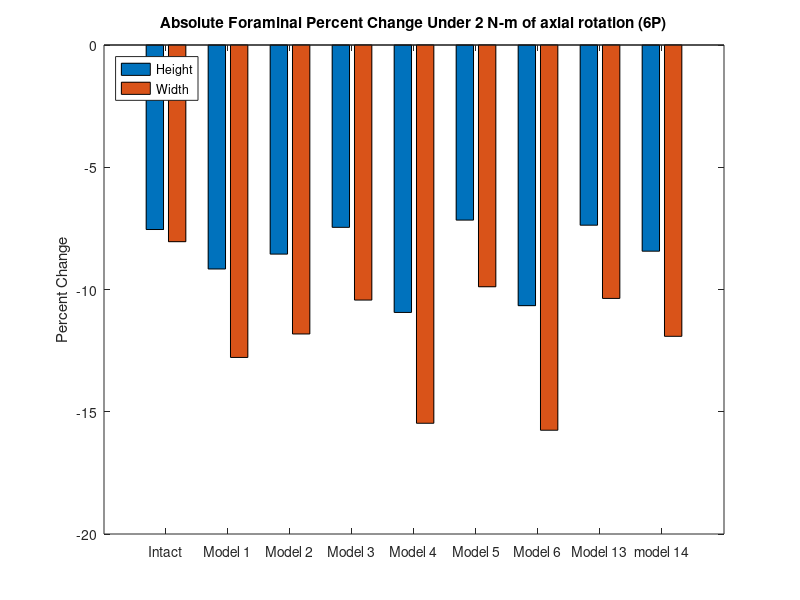
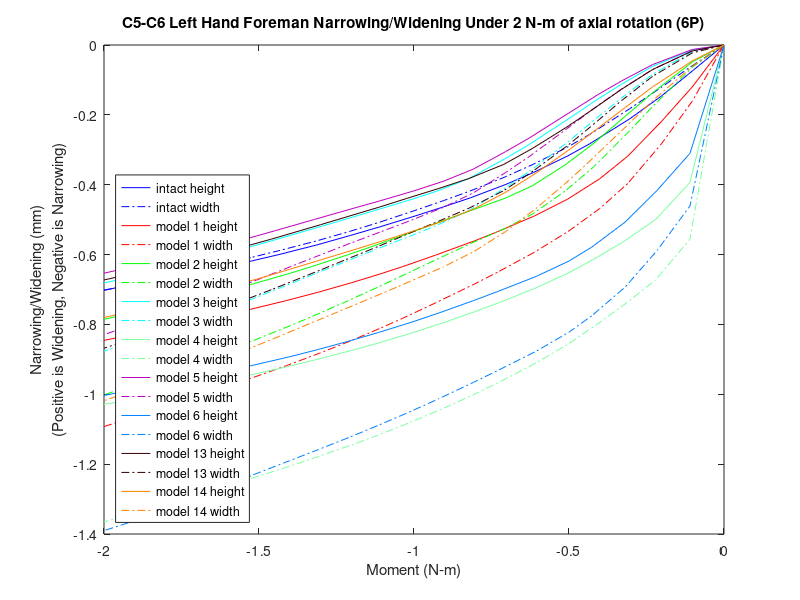

Reproduce these figures in MATLAB, in order.
%% foreman height and witdth narrowing/widening 
% for all models for the c5-c6 left hand side foreman under axial rotation
% (6p)
% 36572,16215,31500,37435
k=21;
zero1=[0 0 0 0 0 0 0 0 0 0 0 0 0 0 0 0 0 0 0 0 0];

mag15y=zero1;
mag15x=zero1;
width15=zero1;
height15=zero1;

mag14y=zero1;
mag14x=zero1;
width14=zero1;
height14=zero1;

mag13y=zero1;
mag13x=zero1;
width13=zero1;
height13=zero1;

mag6y=zero1;
mag6x=zero1;
width6=zero1;
height6=zero1;

mag5y=zero1;
mag5x=zero1;
width5=zero1;
height5=zero1;

mag4y=zero1;
mag4x=zero1;
width4=zero1;
height4=zero1;

mag3y=zero1;
mag3x=zero1;
width3=zero1;
height3=zero1;


mag2y=zero1;
mag2x=zero1;
width2=zero1;
height2=zero1;

mag1y=zero1;
mag1x=zero1;
width1=zero1;
height1=zero1;
% 36572,16215,31500,37435
%% model15_intact_TLC_6P
t15=[2 2.0575 2.10171 2.15243 2.21614 2.25202 2.3077 2.35301 2.40975 2.45206 2.50317 2.55517 2.6029 2.65687 2.71794 2.76183 2.80173 2.85494 2.90035 2.95138 3];

% 36572
aa1=12.3763+[0.111599 0.267939 0.354002 0.455544 0.601201 0.683025 0.819847 0.929983 1.05463 1.13597 1.22168 1.29772 1.3621 1.42754 1.49316 1.5361 1.57325 1.61918 1.6553 1.69239 1.7242];
aa2=446.738+[0.535552 0.377718 0.487606 0.694395 0.99369 1.16128 1.38826 1.54381 1.71009 1.81307 1.92062 2.01629 2.08826 2.15433 2.21349 2.25031 2.2812 2.31726 2.34499 2.37349 2.39735];
aa3=-714.659+[-0.774879 -0.959394 -1.04719 -1.12925 -1.24732 -1.31117 -1.41888 -1.51432 -1.61983 -1.68686 -1.75867 -1.82479 -1.88065 -1.93515 -1.98785 -2.02165 -2.05053 -2.08561 -2.1131 -2.14102 -2.16447];

% 16215
ab1=12.1679+[0.223784 0.51704 0.670018 0.835896 1.06376 1.186 1.38395 1.54372 1.72282 1.83856 1.95873 2.06355 2.15054 2.2371 2.32134 2.37554 2.42255 2.48057 2.52632 2.57268 2.61223 ];
ab2=446.385+[0.866838 0.654571 0.79553 1.05626 1.43496 1.64736 1.93706 2.14133 2.35673 2.48864 2.62826 2.75615 2.85395 2.94295 3.02194 3.07137 3.1127 3.16019 3.19724 3.23487 3.26526];
ab3=-705.203+[-0.935817 -1.20386 -1.35545 -1.5031 -1.6941 -1.79492 -1.95389 -2.08729 -2.23508 -2.33019 -2.43442 -2.53215 -2.61552 -2.69965 -2.78234 -2.83594 -2.88139 -2.93742 -2.98224 -3.02874 -3.06876];

% 31500
ac1=9.70641+[0.238644 0.562607 0.747333 0.949581 1.21989 1.36409 1.59133 1.77087 1.97301 2.10494 2.24383 2.3671 2.47006 2.57418 2.67768 2.74536 2.80449 2.87831 2.93748 2.99871 3.05214];
ac2=444.062+[0.758958 0.509004 0.608233 0.821442 1.14361 1.32723 1.57797 1.75464 1.94035 2.05338 2.17248 2.28116 2.36318 2.43637 2.49975 2.53888 2.57134 2.60786 2.63594 2.66409 2.68616];
ac3=-707.068+[-0.814455 -1.07212 -1.20751 -1.33489 -1.49755 -1.58305 -1.71915 -1.83388 -1.96298 -2.04777 -2.14181 -2.2307 -2.30754 -2.3869 -2.46709 -2.51988 -2.56515 -2.62183 -2.66765 -2.71593 -2.75843];

% 37435
ad1=16.2708+[0.132811 0.306741 0.388875 0.48257 0.620068 0.697289 0.830645 0.941264 1.06535 1.14525 1.22845 1.30136 1.36295 1.4245 1.48502 1.52406 1.55757 1.59842 1.62997 1.66165 1.68809 ];
ad2=449.059+[0.698641 0.555857 0.705206 0.961012 1.32605 1.529 1.80528 1.99732 2.2027 2.33006 2.46339 2.58266 2.6733 2.75707 2.83284 2.8802 2.92029 2.9675 3.00411 3.04181 3.07346];
ad3=-710.186+[-0.884108 -1.09223 -1.19903 -1.30278 -1.4532 -1.53473 -1.67043 -1.78983 -1.92046 -2.00234 -2.08908 -2.16821 -2.23415 -2.29703 -2.35621 -2.39351 -2.42522 -2.46311 -2.49232 -2.52139 -2.54507];

ya1=aa1-ab1;
ya2=aa2-ab2;
ya3=aa3-ab3;
xa1=ad1-ac1;
xa2=ad2-ac2;
xa3=ad3-ac3;
x15=[xa1',xa2',xa3'];
y15=[ya1',ya2',ya3'];

for n=1:k
    mag15x(n)=sqrt(x15(n,1)^2+x15(n,2)^2+x15(n,3)^2);
end
for n=1:k
    mag15y(n)=sqrt(y15(n,1)^2+y15(n,2)^2+y15(n,3)^2);
end
for n=1:k
    width15(n)=mag15x(1,1)-mag15x(1,n);
end
for n=1:k
    height15(n)=mag15y(1,1)-mag15y(1,n);
end

%% model1_slideslide_tether/S2_6P
t1=[2 2.05126 2.10091 2.15535 2.20061 2.25209 2.30561 2.36555 2.40191 2.4653 2.51879 2.5529 2.60117 2.65273 2.7052 2.76398 2.80076 2.87223 2.92223 2.95699 3];
% 36572
ae1=12.3763+[-0.296363 -0.273609 -0.250318 -0.195635 -0.0993911 0.0747359 0.284151 0.517044 0.647333 0.842433 0.981956 1.06123 1.16033 1.25236 1.33525 1.41743 1.46342 1.54204 1.58946 1.62073 1.65659];
ae2=446.738+[0.797079 0.611517 0.656084 0.832081 1.01233 1.17274 1.29205 1.37123 1.41676 1.49964 1.57146 1.61645 1.67643 1.73568 1.79039 1.84363 1.87264 1.92177 1.94996 1.96808 1.98778];
ae3=-714.659+[-0.615151 -0.917302 -1.02294 -1.11673 -1.18297 -1.26709 -1.37223 -1.50654 -1.5856 -1.71275 -1.80796 -1.86325 -1.93432 -2.00101 -2.06096 -2.11951 -2.1522 -2.20805 -2.24093 -2.26233 -2.28618];

% 16215
af1=12.1679+[-0.324978 -0.207262 -0.057042 0.145138 0.352587 0.63875 0.951808 1.28979 1.47766 1.7593 1.96061 2.07443 2.21681 2.3473 2.46362 2.57695 2.63974 2.74602 2.81 2.85248 2.90113];
af2=446.385+[1.47688 1.4179 1.53044 1.72959 1.9006 2.04853 2.15906 2.24033 2.28967 2.38956 2.48192 2.54119 2.62262 2.70498 2.78276 2.86091 2.9049 2.98136 3.02731 3.05737 3.09082];
af3=-705.203+[-0.848839 -1.27477 -1.48189 -1.67767 -1.8106 -1.95585 -2.11356 -2.2998 -2.40877 -2.5852 -2.72036 -2.79963 -2.90291 -3.00137 -3.09145 -3.18098 -3.23203 -3.32109 -3.37613 -3.4127 -3.45482];

% 31500
ag1=9.70641+[-0.300144 -0.168265 0.0075167 0.248701 0.493224 0.819684 1.16965 1.54021 1.74588 2.05632 2.2808 2.40882 2.57024 2.72027 2.85586 2.99022 3.06584 3.1964 3.27694 3.33082 3.39352];
ag2=444.066+[1.35021 1.25454 1.32264 1.47006 1.60043 1.70688 1.78052 1.82782 1.85893 1.92933 1.99862 2.04421 2.10777 2.17258 2.23387 2.29501 2.32909 2.38782 2.42244 2.44491 2.4694 ];
ag3=-707.086+[-0.716544 -1.11071 -1.28852 -1.46047 -1.58162 -1.71619 -1.86416 -2.03805 -2.14023 -2.30478 -2.4307 -2.50473 -2.60144 -2.69409 -2.77951 -2.86529 -2.9147 -3.00209 -3.05708 -3.09391 -3.13691];

% 37435
ah1=16.2708+[-0.32538 -0.288903 -0.257205 -0.203151 -0.112863 0.0569573 0.265757 0.504093 0.637467 0.836349 0.977377 1.05698 1.15598 1.24685 1.32771 1.40681 1.45049 1.52388 1.56706 1.59528 1.62711];
ah2=449.059+[0.940437 0.73943 0.816499 1.04557 1.27227 1.47762 1.63469 1.74815 1.81202 1.92583 2.02206 2.08163 2.16069 2.23848 2.31028 2.38045 2.41892 2.48435 2.5223 2.54687 2.57398];
ah3=-710.186+[-0.667767 -0.973466 -1.104 -1.22691 -1.31453 -1.42113 -1.54818 -1.70799 -1.80099 -1.95065 -2.06246 -2.1272 -2.21022 -2.28757 -2.35653 -2.42302 -2.45958 -2.52092 -2.55604 -2.57867 -2.60343 ];

xb1=ah1-ag1;
xb2=ah2-ag2;
xb3=ah3-ag3;
yb1=ae1-af1;
yb2=ae2-af2;
yb3=ae3-af3;
y1=[yb1',yb2',yb3'];
x1=[xb1',xb2',xb3'];

for n=1:k
    mag1x(n)=sqrt(x1(n,1)^2+x1(n,2)^2+x1(n,3)^2);
end
for n=1:k
    mag1y(n)=sqrt(y1(n,1)^2+y1(n,2)^2+y1(n,3)^2);
end
for n=1:k
    height1(n)=mag1y(1,1)-mag1y(1,n);
end
for n=1:k
    width1(n)=mag1x(1,1)-mag1x(1,n);
end
%% model2_SlideSlide_NoTether/S2_6P
t2=[2 2.05026 2.11433 2.15261 2.2098 2.25679 2.30943 2.35333 2.40624 2.4511 2.50404 2.55744 2.60598 2.66477 2.70156 2.77304 2.80429 2.86109 2.90333 2.95384 3];

% 36572
ai1=12.3763+[-0.24139 -0.243063 -0.278409 -0.301977 -0.329124 -0.327442 -0.274855 -0.190644 -0.0545634 0.0790371 0.249034 0.424801 0.580578 0.758998 0.862821 1.04486 1.11772 1.23917 1.31849 1.40244 1.47119 ];
ai2=446.738+[0.905469 0.846388 0.87477 0.935942 1.09689 1.27511 1.46613 1.60141 1.71479 1.78325 1.84024 1.88006 1.91365 1.95514 1.98093 2.02805 2.047 2.0782 2.09819 2.1196 2.1375];
ai3=-714.659+[-0.763679 -0.892386 -0.968467 -1.00516 -1.04845 -1.07905 -1.11529 -1.15626 -1.22937 -1.30073 -1.39063 -1.4876 -1.57777 -1.68421 -1.74786 -1.86411 -1.91225 -1.99424 -2.04823 -2.10574 -2.15359 ];

% 16215
aj1=12.1679+[-0.242242 -0.211968 -0.166732 -0.131589 -0.0635042 0.0164117 0.147492 0.291813 0.501413 0.696853 0.938419 1.18579 1.40383 1.65234 1.79698 2.05008 2.15049 2.317 2.42524 2.53989 2.63462];
aj2=446.385+[1.74178 1.72542 1.83883 1.94217 2.1427 2.33123 2.52488 2.65801 2.77403 2.84934 2.91802 2.96977 3.01221 3.063 3.09434 3.15314 3.17766 3.21989 3.24913 3.2822 3.31116];
aj3=-705.203+[-1.05161 -1.2297 -1.39816 -1.49557 -1.62949 -1.72498 -1.82252 -1.90058 -2.01046 -2.11426 -2.24349 -2.3802 -2.50537 -2.65223 -2.74007 -2.90049 -2.96638 -3.07891 -3.15431 -3.23656 -3.30675];

% 31500
ak1=9.70641+[-0.21745 -0.178381 -0.109712 -0.0560249 0.0470497 0.160502 0.329205 0.503301 0.744275 0.964132 1.23267 1.50527 1.74501 2.01874 2.17856 2.45985 2.57211 2.75953 2.88274 3.01473 3.12492];
ak2=444.066+[1.58819 1.5568 1.6319 1.70856 1.86555 2.01788 2.17435 2.27917 2.36393 2.41461 2.45595 2.48239 2.50407 2.53198 2.55014 2.58569 2.60087 2.62719 2.64549 2.66639 2.6849];
ak3=-707.086+[-0.881612 -1.05048 -1.19547 -1.27878 -1.39471 -1.47989 -1.56947 -1.64185 -1.74225 -1.83733 -1.95584 -2.0821 -2.1994 -2.33861 -2.42258 -2.57731 -2.64136 -2.75134 -2.82552 -2.90704 -2.9771 ];

% 37435
al1=16.2708+[-0.262384 -0.261869 -0.296824 -0.323227 -0.360227 -0.369846 -0.329067 -0.251088 -0.115997 0.0183351 0.190505 0.36979 0.529031 0.710977 0.816472 1.00061 1.07405 1.19589 1.27476 1.35746 1.42457];
al2=449.059+[1.06927 1.00477 1.05601 1.13817 1.34129 1.5596 1.79174 1.95888 2.10774 2.20296 2.28839 2.35416 2.4083 2.47213 2.51075 2.58021 2.60796 2.65375 2.68337 2.71505 2.74153];
al3=-710.186+[-0.835382 -0.962749 -1.05123 -1.09699 -1.15539 -1.19919 -1.24907 -1.3034 -1.39688 -1.48516 -1.59453 -1.71088 -1.81711 -1.94092 -2.01428 -2.14679 -2.20111 -2.29285 -2.35263 -2.41557 -2.4674];

xc1=al1-ak1;
xc2=al2-ak2;
xc3=al3-ak3;
yd1=ai1-aj1;
yd2=ai2-aj2;
yd3=ai3-aj3;
y2=[yd1',yd2',yd3'];
x2=[xc1',xc2',xc3'];

for n=1:k
    mag2x(n)=sqrt(x2(n,1)^2+x2(n,2)^2+x2(n,3)^2);
end
for n=1:k
    mag2y(n)=sqrt(y2(n,1)^2+y2(n,2)^2+y2(n,3)^2);
end
for n=1:k
    height2(n)=mag2y(1,1)-mag2y(1,n);
end
for n=1:k
    width2(n)=mag2x(1,1)-mag2x(1,n);
end

%% model3_APSlide_Tether/S2_6P
t3=[2 2.05126 2.11533 2.16533 2.20361 2.25315 2.31416 2.35262 2.41143 2.46244 2.50012 2.56211 2.62242 2.66 2.71937 2.76156 2.81214 2.87147 2.90272 2.95721 3];
% 36572
am1=12.3763+[-0.0625365 -0.0621528 -0.0911171 -0.129768 -0.162565 -0.209291 -0.265 -0.290988 -0.304268 -0.288649 -0.263061 -0.192402 -0.0964416 -0.0256169 0.0952623 0.18766 0.300706 0.437401 0.509861 0.636464 0.734581];
am2=446.738+[0.664822 0.654953 0.678761 0.732128 0.788423 0.891517 1.06765 1.1918 1.38268 1.53572 1.63703 1.77445 1.87233 1.91993 1.98447 2.02448 2.07072 2.12238 2.14882 2.1927 2.2248];
am3=-714.659+[-1.00175 -1.01304 -1.02393 -1.03415 -1.04027 -1.04499 -1.05126 -1.05742 -1.0665 -1.08803 -1.11003 -1.1535 -1.20363 -1.23868 -1.29719 -1.34248 -1.39952 -1.47188 -1.51107 -1.58148 -1.63781];
% 16215
an1=12.1679+[0.0741139 0.0811602 0.0813036 0.0796584 0.0781306 0.0768065 0.0825275 0.0946382 0.134696 0.192698 0.249369 0.370513 0.51492 0.615612 0.783213 0.908984 1.06189 1.24418 1.33999 1.50583 1.63349];
an2=446.385+[1.46322 1.46635 1.5426 1.64623 1.73847 1.88249 2.09362 2.2338 2.44365 2.60889 2.71859 2.87228 2.99276 3.05634 3.14699 3.20448 3.27039 3.34245 3.37903 3.43981 3.48499];
an3=-705.203+[-1.33312 -1.35882 -1.41958 -1.48415 -1.53531 -1.60255 -1.68309 -1.73151 -1.80071 -1.86029 -1.90613 -1.98635 -2.07268 -2.13015 -2.22435 -2.29486 -2.38155 -2.48613 -2.54164 -2.63929 -2.7166 ];
% 31500
ao1=9.70641+[0.100468 0.112691 0.128028 0.143357 0.156842 0.178806 0.218732 0.254264 0.331218 0.420062 0.498294 0.65247 0.826355 0.944407 1.13881 1.28288 1.45732 1.66413 1.77272 1.9605 2.10501];
ao2=444.066+[1.29841 1.29592 1.35189 1.43296 1.50627 1.62269 1.79672 1.91307 2.088 2.22507 2.31522 2.4388 2.5317 2.57891 2.64452 2.6852 2.7318 2.78266 2.80848 2.85124 2.88291];
ao3=-707.086+[-1.14938 -1.17423 -1.22666 -1.28153 -1.32523 -1.38288 -1.45332 -1.49633 -1.55984 -1.61505 -1.65747 -1.73124 -1.80958 -1.86166 -1.94727 -2.01189 -2.092 -2.18985 -2.24214 -2.33465 -2.4083];
% 37435
ap1=16.2708+[-0.0527419 -0.0544987 -0.0897015 -0.135542 -0.17536 -0.233898 -0.306937 -0.343886 -0.374145 -0.36938 -0.350111 -0.287251 -0.196294 -0.127472 -0.00905826 0.0823693 0.194593 0.330898 0.403187 0.529564 0.627466];
ap2=449.059+[0.808319 0.799363 0.835223 0.904577 0.975423 1.10273 1.31683 1.46672 1.69526 1.88105 2.00531 2.17709 2.30521 2.3703 2.46113 2.51855 2.58492 2.65887 2.69668 2.75956 2.80571];
ap3=-710.186+[-1.08969 -1.09926 -1.11058 -1.12291 -1.13071 -1.13839 -1.15086 -1.16209 -1.17799 -1.20895 -1.23885 -1.29585 -1.35976 -1.40368 -1.47614 -1.53136 -1.60028 -1.6864 -1.7327 -1.81514 -1.88038];

xe1=ap1-ao1;
xe2=ap2-ao2;
xe3=ap3-ao3;
yf1=am1-an1;
yf2=am2-an2;
yf3=am3-an3;
y3=[yf1',yf2',yf3'];
x3=[xe1',xe2',xe3'];

for n=1:k
    mag3x(n)=sqrt(x3(n,1)^2+x3(n,2)^2+x3(n,3)^2);
end
for n=1:k
    mag3y(n)=sqrt(y3(n,1)^2+y3(n,2)^2+y3(n,3)^2);
end
for n=1:k
    height3(n)=mag3y(1,1)-mag3y(1,n);
end
for n=1:k
    width3(n)=mag3x(1,1)-mag3x(1,n);
end


%% model4_APSlide_NoTether/S2_6P
t4=[2 2.05499 2.11058 2.16207 2.20435 2.25007 2.30324 2.36036 2.40263 2.45125 2.50837 2.56869 2.60135 2.66917 2.7073 2.76599 2.81551 2.85069 2.90069 2.95128 3];
% 36572
aq1=12.3763+[-0.215014 0.0905684 0.286714 0.422707 0.531627 0.653417 0.790251 0.93361 1.0293 1.12558 1.21994 1.30551 1.34788 1.42783 1.46954 1.52743 1.57203 1.60124 1.64032 1.67868 1.71209];
aq2=446.738+[0.808702 0.263743 0.362857 0.554854 0.7359 0.927273 1.13327 1.30296 1.40695 1.50659 1.60158 1.68607 1.72285 1.78468 1.81305 1.84822 1.87381 1.88984 1.90856 1.92343 1.93415];
aq3=-714.659+[0.194024 -1.18545 -1.3513 -1.43327 -1.49425 -1.56642 -1.65505 -1.76536 -1.83771 -1.90927 -1.97955 -2.04465 -2.07675 -2.13537 -2.16485 -2.20462 -2.2351 -2.25494 -2.28072 -2.30464 -2.32475];
% 16215
ar1=12.1679+[-0.403375 0.465 0.865437 1.11078 1.28803 1.47397 1.67677 1.88799 2.02702 2.16576 2.30138 2.424 2.48384 2.59492 2.65192 2.72939 2.78809 2.82614 2.87696 2.92678 2.96975];
ar2=446.385+[1.40349 0.909642 0.971585 1.15911 1.36338 1.60028 1.86155 2.09025 2.23298 2.37074 2.50274 2.62091 2.67365 2.76411 2.80673 2.8613 2.90243 2.92905 2.96166 2.98932 3.01037];
ar3=-705.203+[0.136572 -1.63139 -1.9087 -2.05874 -2.1691 -2.29173 -2.43075 -2.59029 -2.69664 -2.80491 -2.91484 -3.01803 -3.0692 -3.1645 -3.2134 -3.28064 -3.33286 -3.36759 -3.41406 -3.45859 -3.49747];
% 31500
as1=9.70641+[-0.371109 0.51959 0.96365 1.25026 1.4594 1.67568 1.90983 2.14831 2.30613 2.46555 2.62451 2.77076 2.84278 2.97848 3.04895 3.14664 3.22198 3.27166 3.33877 3.40488 3.46335];
as2=444.066+[1.26279 0.722112 0.732029 0.876351 1.04567 1.24658 1.47019 1.66427 1.78455 1.89956 2.00824 2.10456 2.14669 2.21718 2.24953 2.28963 2.31939 2.33834 2.36063 2.3784 2.39067];
as3=-707.086+[0.278094 -1.45405 -1.71443 -1.85525 -1.95458 -2.06098 -2.18091 -2.31924 -2.41261 -2.50923 -2.60937 -2.70504 -2.75327 -2.84478 -2.89253 -2.95952 -3.01221 -3.04765 -3.09571 -3.14242 -3.18432 ];
% 37435
at1=16.2708+[-0.248265 0.129375 0.334262 0.462164 0.56305 0.678722 0.810867 0.955187 1.05094 1.14616 1.23773 1.31959 1.35986 1.43471 1.47332 1.526 1.56599 1.59178 1.62584 1.65905 1.68726];
at2=449.059+[1.0122 0.383007 0.532597 0.771509 0.991505 1.2248 1.47713 1.6902 1.82159 1.94783 2.06874 2.17691 2.22465 2.30604 2.34388 2.39144 2.42646 2.44858 2.4751 2.49712 2.51364];
at3=-710.186+[0.112597 -1.28473 -1.48622 -1.58736 -1.66357 -1.75496 -1.86727 -2.0051 -2.09457 -2.18183 -2.26587 -2.34252 -2.3796 -2.44584 -2.4784 -2.52107 -2.55312 -2.57354 -2.59945 -2.62295 -2.6417];

xg1=at1-as1;
xg2=at2-as2;
xg3=at3-as3;
yh1=aq1-ar1;
yh2=aq2-ar2;
yh3=aq3-ar3;
y4=[yh1',yh2',yh3'];
x4=[xg1',xg2',xg3'];

for n=1:k
    mag4x(n)=sqrt(x4(n,1)^2+x4(n,2)^2+x4(n,3)^2);
end
for n=1:k
    mag4y(n)=sqrt(y4(n,1)^2+y4(n,2)^2+y4(n,3)^2);
end
for n=1:k
    height4(n)=mag4y(1,1)-mag4y(1,n);
end
for n=1:k
    width4(n)=mag4x(1,1)-mag4x(1,n);
end

%% model5_LatSlide_Tether/S2_6P
t5=[2 2.05126 2.11533 2.16533 2.20361 2.25315 2.31416 2.35262 2.40417 2.45195 2.50082 2.55529 2.60294 2.66047 2.7231 2.75435 2.80406 2.85412 2.94917 2.96167 3];
% 36572
au1=12.3763+[-0.0645383 -0.063943 -0.0902245 -0.12621 -0.157029 -0.201125 -0.254863 -0.280623 -0.295093 -0.285626 -0.256317 -0.200039 -0.131463 -0.0312498 0.0939447 0.159615 0.267686 0.380489 0.597547 0.626009 0.712588];
au2=446.738+[0.630243 0.621885 0.652279 0.712523 0.772656 0.877353 1.05123 1.17333 1.33913 1.4852 1.61939 1.74647 1.83419 1.91648 1.98678 2.0183 2.06593 2.11124 2.19138 2.20147 2.23096];
au3=-714.659+[-0.996715 -1.00808 -1.02123 -1.03431 -1.04252 -1.04916 -1.05584 -1.06168 -1.06883 -1.08549 -1.11241 -1.14886 -1.18624 -1.23661 -1.29689 -1.3287 -1.3827 -1.44147 -1.55972 -1.5756 -1.62485];
% 16215
av1=12.1679+[0.0479822 0.0544954 0.0533879 0.0510486 0.0491501 0.0472686 0.0516918 0.0620307 0.0923666 0.139418 0.207077 0.306087 0.411649 0.556379 0.730302 0.820254 0.967074 1.11858 1.40633 1.44372 1.55723];
av2=446.385+[1.48605 1.48846 1.56058 1.65937 1.7482 1.88868 2.09636 2.23572 2.42038 2.5801 2.72625 2.86689 2.9698 3.07438 3.1706 3.21505 3.28187 3.3444 3.45435 3.46832 3.50952];
av3=-705.203+[-1.34535 -1.3701 -1.42893 -1.49121 -1.54067 -1.60579 -1.68406 -1.73126 -1.79038 -1.84375 -1.90115 -1.96866 -2.03261 -2.11625 -2.21336 -2.26354 -2.34585 -2.43147 -2.59744 -2.61938 -2.68718];
% 31500
aw1=9.70641+[0.0756118 0.0872114 0.100882 0.115004 0.127704 0.148673 0.18678 0.220316 0.282748 0.358968 0.454842 0.58329 0.712773 0.88461 1.08668 1.19037 1.35846 1.53075 1.85702 1.89945 2.02814];
aw2=444.066+[1.31678 1.31373 1.36631 1.44343 1.51403 1.62767 1.79901 1.91482 2.06909 2.20227 2.32293 2.43706 2.51799 2.59731 2.66735 2.69926 2.74703 2.79148 2.86934 2.87924 2.90831];
aw3=-707.086+[-1.15639 -1.1804 -1.23144 -1.28471 -1.3272 -1.3833 -1.45185 -1.49373 -1.54788 -1.59741 -1.65054 -1.71291 -1.77128 -1.84722 -1.93553 -1.98146 -2.05743 -2.13731 -2.29395 -2.31478 -2.37934];
% 37435
ax1=16.2708+[-0.0552054 -0.0566791 -0.0887886 -0.131449 -0.168894 -0.224365 -0.295262 -0.332015 -0.361653 -0.363271 -0.342558 -0.293697 -0.229807 -0.133575 -0.0112192 0.0534139 0.160402 0.27259 0.488972 0.517333 0.603584];
ax2=449.059+[0.768975 0.761861 0.805687 0.88337 0.958793 1.08785 1.29903 1.44651 1.64509 1.82196 1.98626 2.14417 2.2568 2.36672 2.46471 2.50936 2.57697 2.64138 2.75544 2.76984 2.81201];
ax3=-710.186+[-1.08139 -1.0913 -1.10606 -1.12256 -1.13325 -1.14333 -1.15597 -1.16662 -1.17931 -1.204 -1.24097 -1.28918 -1.33742 -1.40106 -1.47586 -1.51489 -1.58042 -1.65071 -1.79008 -1.80865 -1.86584];

xi1=ax1-aw1;
xi2=ax2-aw2;
xi3=ax3-aw3;
yj1=au1-av1;
yj2=au2-av2;
yj3=au3-av3;
y5=[yj1',yj2',yj3'];
x5=[xi1',xi2',xi3'];

for n=1:k
    mag5x(n)=sqrt(x5(n,1)^2+x5(n,2)^2+x5(n,3)^2);
end
for n=1:k
    mag5y(n)=sqrt(y5(n,1)^2+y5(n,2)^2+y5(n,3)^2);
end
for n=1:k
    height5(n)=mag5y(1,1)-mag5y(1,n);
end
for n=1:k
    width5(n)=mag5x(1,1)-mag5x(1,n);
end


%% model6_LatSlide_NoTether/S2_6P
t6=[2 2.05486 2.10789 2.15953 2.21347 2.25039 2.30255 2.36524 2.40407 2.45974 2.50483 2.55731 2.60253 2.65367 2.70049 2.76158 2.81718 2.85019 2.90883 2.95766 3 ];
% 36572
ay1=12.3763+[-0.215017 -0.296128 -0.252323 -0.174345 -0.0218669 0.114686 0.323124 0.564439 0.699117 0.866222 0.981123 1.09844 1.18617 1.27299 1.34453 1.42748 1.49129 1.52828 1.58694 1.63124 1.66624 ];
ay2=446.738+[0.808829 0.540967 0.609904 0.786274 0.985773 1.09517 1.21864 1.31844 1.3761 1.45909 1.5274 1.60549 1.66712 1.73103 1.78361 1.84225 1.8859 1.90979 1.9467 1.97292 1.99265];
ay3=-714.659+[0.193483 -0.888601 -1.02774 -1.12445 -1.21183 -1.28029 -1.38764 -1.5296 -1.61315 -1.72401 -1.8038 -1.88748 -1.95161 -2.01554 -2.06785 -2.12752 -2.17311 -2.1995 -2.24081 -2.27112 -2.29444];
% 16215
az1=12.1679+[-0.403358 -0.230933 -0.0373534 0.18451 0.466494 0.682676 0.990269 1.33719 1.52927 1.76852 1.93316 2.10081 2.22615 2.35006 2.45198 2.57076 2.67407 2.72753 2.80862 2.86927 2.917];
az2=446.385+[1.40391 1.35708 1.48565 1.68075 1.87352 1.9763 2.09198 2.19505 2.26088 2.36373 2.4524 2.55565 2.6399 2.72879 2.80339 2.89008 2.95994 2.99778 3.05725 3.10069 3.13393];
az3=-705.203+[0.135333 -1.25839 -1.50574 -1.69594 -1.85795 -1.96898 -2.1241 -2.3163 -2.43024 -2.58335 -2.69584 -2.81479 -2.90778 -3.00236 -3.08089 -3.17208 -3.24516 -3.28708 -3.3543 -3.40557 -3.44645];
% 31500
ba1=9.70641+[-0.371091 -0.188153 0.0340046 0.294494 0.620806 0.865208 1.20854 1.58921 1.80007 2.06449 2.24865 2.43819 2.58134 2.72466 2.84389 2.98476 3.10775 3.17256 3.27337 3.35013 3.41172];
ba2=444.066+[1.26326 1.19362 1.27226 1.4168 1.56122 1.63496 1.71502 1.78306 1.82931 1.90582 1.97461 2.05639 2.12376 2.19508 2.25479 2.32362 2.37883 2.40836 2.45409 2.48682 2.51128];
ba3=-707.086+[0.276778 -1.09896 -1.31324 -1.48048 -1.62814 -1.73138 -1.87714 -2.05675 -2.16292 -2.30464 -2.40859 -2.51887 -2.60536 -2.6939 -2.76809 -2.85536 -2.92676 -2.96783 -3.03463 -3.08628 -3.12814 ];
% 37435
bb1=16.2708+[-0.248256 -0.314497 -0.260031 -0.181915 -0.0350834 0.0995348 0.307859 0.55477 0.692414 0.862535 0.978541 1.09605 1.1833 1.26864 1.33818 1.41774 1.47763 1.51228 1.56623 1.60626 1.63727 ];
bb2=449.059+[1.01233 0.658424 0.767278 0.99685 1.25088 1.39159 1.55315 1.68998 1.76828 1.87995 1.9701 2.07198 2.15217 2.23515 2.30354 2.38029 2.43794 2.46961 2.51882 2.55426 2.58128];
bb3=-710.186+[0.11204 -0.935946 -1.10612 -1.23265 -1.34628 -1.4313 -1.56112 -1.73029 -1.82908 -1.96038 -2.05478 -2.15357 -2.22901 -2.30367 -2.36422 -2.4323 -2.4831 -2.51227 -2.55702 -2.58922 -2.61343 ];

xk1=bb1-ba1;
xk2=bb2-ba2;
xk3=bb3-ba3;
yl1=ay1-az1;
yl2=ay2-az2;
yl3=ay3-az3;
y6=[yl1',yl2',yl3'];
x6=[xk1',xk2',xk3'];

for n=1:k
    mag6x(n)=sqrt(x6(n,1)^2+x6(n,2)^2+x6(n,3)^2);
end
for n=1:k
    mag6y(n)=sqrt(y6(n,1)^2+y6(n,2)^2+y6(n,3)^2);
end
for n=1:k
    height6(n)=mag6y(1,1)-mag6y(1,n);
end
for n=1:k
    width6(n)=mag6x(1,1)-mag6x(1,n);
end


%% model13_Fixed_Tether_S2_6P
t13=[2 2.05126 2.11533 2.16533 2.21533 2.25361 2.30816 2.35516 2.41122 2.46102 2.51245 2.55582 2.60999 2.65082 2.73015 2.7614 2.81853 2.85329 2.91154 2.95522 3];
% 36572
bc1=12.3763+[-0.00126366 -0.0012826 -0.0347822 -0.0742503 -0.117865 -0.151161 -0.185128 -0.191151 -0.165324 -0.116047 -0.0418843 0.0313398 0.137738 0.224375 0.400878 0.471611 0.602117 0.680753 0.80956 0.902407 0.993818];
bc2=446.738+[0.696855 0.685471 0.730453 0.809437 0.922228 1.02217 1.19041 1.33962 1.50628 1.63335 1.74109 1.81836 1.89588 1.945 2.03277 2.06646 2.12633 2.16162 2.2171 2.25578 2.29261];
bc3=-714.659+[-0.705812 -0.718853 -0.736011 -0.750863 -0.764261 -0.77605 -0.795749 -0.813376 -0.84772 -0.889884 -0.941579 -0.98807 -1.0536 -1.10685 -1.21667 -1.2613 -1.34458 -1.39565 -1.48153 -1.54523 -1.60901];
% 16215
bd1=12.1679+[0.129016 0.138704 0.14364 0.14896 0.157959 0.166497 0.192313 0.233948 0.311766 0.406014 0.526231 0.637861 0.792436 0.915233 1.16019 1.25709 1.4338 1.53935 1.71074 1.83344 1.95379];
bd2=446.385+[1.63099 1.63319 1.72358 1.84439 1.99587 2.12179 2.31647 2.48362 2.66668 2.80632 2.92827 3.01928 3.11494 3.17902 3.29452 3.33835 3.41546 3.46103 3.53368 3.58523 3.6353];
bd3=-705.203+[-1.0531 -1.08397 -1.15758 -1.23199 -1.31083 -1.37152 -1.455 -1.52192 -1.59982 -1.67393 -1.75734 -1.83132 -1.92992 -2.00857 -2.16704 -2.23001 -2.34484 -2.4144 -2.53039 -2.61614 -2.70201];
% 31500
be1=9.70641+[0.155694 0.171713 0.195396 0.22158 0.255696 0.285079 0.343537 0.414829 0.527469 0.650672 0.798562 0.932518 1.11315 1.25462 1.53414 1.64433 1.84485 1.96464 2.15923 2.29876 2.43589];
be2=444.066+[1.44871 1.44372 1.50963 1.60395 1.72538 1.82757 1.98797 2.12609 2.2765 2.38931 2.48552 2.55576 2.62705 2.67363 2.75762 2.78973 2.84644 2.88012 2.93384 2.97202 3.00899];
be3=-707.086+[-0.843245 -0.872563 -0.936345 -1.00014 -1.06796 -1.12062 -1.19484 -1.25553 -1.32715 -1.39559 -1.47253 -1.54069 -1.63155 -1.70407 -1.85164 -1.91076 -2.01929 -2.08537 -2.19603 -2.27822 -2.36074];
% 37435
bf1=16.2708+[0.00528751 0.00277992 -0.0388098 -0.087576 -0.142796 -0.185464 -0.233881 -0.252748 -0.238481 -0.196626 -0.128038 -0.0584907 0.0452574 0.130813 0.306333 0.376828 0.507098 0.585581 0.71419 0.806803 0.897861];
bf2=449.059+[0.880613 0.871599 0.935173 1.0367 1.17739 1.30112 1.50597 1.68667 1.89093 2.04896 2.18553 2.28493 2.38846 2.45589 2.5761 2.62194 2.70318 2.75097 2.82599 2.87823 2.92822];
bf3=-710.186+[-0.813393 -0.825226 -0.845129 -0.864269 -0.883198 -0.900349 -0.928592 -0.953443 -0.999868 -1.05409 -1.11841 -1.17525 -1.2546 -1.31842 -1.44798 -1.50021 -1.59714 -1.65625 -1.75483 -1.8273 -1.89954];

xm1=bf1-be1;
xm2=bf2-be2;
xm3=bf3-be3;
yn1=bc1-bd1;
yn2=bc2-bd2;
yn3=bc3-bd3;
y13=[yn1',yn2',yn3'];
x13=[xm1',xm2',xm3'];

for n=1:k
    mag13x(n)=sqrt(x13(n,1)^2+x13(n,2)^2+x13(n,3)^2);
end
for n=1:k
    mag13y(n)=sqrt(y13(n,1)^2+y13(n,2)^2+y13(n,3)^2);
end
for n=1:k
    height13(n)=mag13y(1,1)-mag13y(1,n);
end
for n=1:k
    width13(n)=mag13x(1,1)-mag13x(1,n);
end


%% model14_Fixed_NoTether/S2_6P
t14=[2 2.05126 2.11533 2.16533 2.2247 2.25107 2.30206 2.35204 2.40323 2.45375 2.52804 2.55155 2.62764 2.65371 2.71895 2.75421 2.81684 2.85161 2.90752 2.95451 3];
% 36572
bg1=12.3763+[-0.262546 -0.267677 -0.293542 -0.325504 -0.367139 -0.385781 -0.418646 -0.439672 -0.437802 -0.410385 -0.323563 -0.288503 -0.148922 -0.0952321 0.0501092 0.132883 0.28382 0.368163 0.503914 0.616926 0.723661 ];
bg2=446.738+[0.872491 0.808673 0.793444 0.831527 0.916894 0.971642 1.10571 1.25633 1.41243 1.55665 1.73555 1.78483 1.91384 1.9503 2.02776 2.06594 2.13172 2.16767 2.22377 2.26812 2.30845];
bg3=-714.659+[-0.305877 -0.453721 -0.528113 -0.560494 -0.591974 -0.604807 -0.62859 -0.65231 -0.683001 -0.721901 -0.78981 -0.812869 -0.897156 -0.928495 -1.01168 -1.05927 -1.14825 -1.19903 -1.28261 -1.35387 -1.42307];
% 16215
bh1=12.1679+[-0.293437 -0.27778 -0.260506 -0.245824 -0.226265 -0.215648 -0.188783 -0.152085 -0.095573 -0.0184931 0.138189 0.195037 0.404088 0.481339 0.685366 0.799476 1.00476 1.11834 1.29948 1.4488 1.58912];
bh2=446.385+[1.65142 1.63589 1.70529 1.80848 1.96234 2.04265 2.21565 2.39445 2.57375 2.73612 2.93868 2.99574 3.15267 3.19967 3.30438 3.3565 3.44436 3.49177 3.56521 3.62358 3.67725];
bh3=-705.203+[-0.521951 -0.717173 -0.870194 -0.973032 -1.08909 -1.13838 -1.22952 -1.31245 -1.39364 -1.47107 -1.58657 -1.62432 -1.75566 -1.80312 -1.92729 -1.99667 -2.12245 -2.19266 -2.30592 -2.40124 -2.49339];
% 31500
bi1=9.70641+[-0.263984 -0.244559 -0.211124 -0.178222 -0.133116 -0.109691 -0.0556238 0.00992396 0.0967283 0.203245 0.401021 0.470369 0.71757 0.807248 1.04123 1.17103 1.40334 1.53171 1.73617 1.90463 2.06298];
bi2=444.066+[1.50764 1.48284 1.52496 1.60058 1.71908 1.78297 1.92357 2.07067 2.2188 2.35214 2.51483 2.55985 2.67995 2.71493 2.79085 2.82825 2.89165 2.92609 2.97962 3.0221 3.06115];
bi3=-707.086+[-0.371135 -0.558541 -0.695113 -0.783062 -0.881744 -0.92379 -1.00235 -1.07484 -1.14714 -1.21692 -1.32119 -1.35531 -1.47423 -1.51722 -1.63011 -1.6938 -1.81065 -1.87636 -1.98302 -2.07331 -2.16104];
% 37435
bk1=16.2708+[-0.296601 -0.30141 -0.332916 -0.372088 -0.423894 -0.44758 -0.49128 -0.523356 -0.531565 -0.511769 -0.43304 -0.400013 -0.264849 -0.212064 -0.0678869 0.0147077 0.165811 0.250326 0.386483 0.499847 0.606864];
bk2=449.059+[1.06322 0.989308 0.981576 1.0355 1.14615 1.21461 1.37942 1.56244 1.75359 1.9314 2.15555 2.21816 2.38713 2.43658 2.54445 2.598 2.68936 2.73901 2.8163 2.87741 2.93289 ];
bk3=-710.186+[-0.380102 -0.52266 -0.59605 -0.630869 -0.667538 -0.683693 -0.715535 -0.748315 -0.790565 -0.842575 -0.930482 -0.959832 -1.06473 -1.10335 -1.20457 -1.26176 -1.36723 -1.42704 -1.52481 -1.60742 -1.68691];

xo1=bk1-bi1;
xo2=bk2-bi2;
xo3=bk3-bi3;
yp1=bg1-bh1;
yp2=bg2-bh2;
yp3=bg3-bh3;
x14=[xo1',xo2',xo3'];
y14=[yp1',yp2',yp3'];

for n=1:k
    mag14x(n)=sqrt(x14(n,1)^2+x14(n,2)^2+x14(n,3)^2);
end
for n=1:k
    mag14y(n)=sqrt(y14(n,1)^2+y14(n,2)^2+y14(n,3)^2);
end
for n=1:k
    height14(n)=mag14y(1,1)-mag14y(1,n);
end
for n=1:k
    width14(n)=mag14x(1,1)-mag14x(1,n);
end

%% Percent change
% bar plot
figure(1)
pc15x=(mag15x(21)/mag15x(1)*100)-100;
pc15y=(mag15y(21)/mag15y(1)*100)-100;
pc15=[pc15y,pc15x];

pc1x=(mag1x(21)/mag1x(1)*100)-100;
pc1y=(mag1y(21)/mag1y(1)*100)-100;
pc1=[pc1y,pc1x];

pc2x=(mag2x(21)/mag2x(1)*100)-100;
pc2y=(mag2y(21)/mag2y(1)*100)-100;
pc2=[pc2y,pc2x];

pc3x=(mag3x(21)/mag3x(1)*100)-100;
pc3y=(mag3y(21)/mag3y(1)*100)-100;
pc3=[pc3y,pc3x];

pc4x=(mag4x(21)/mag4x(1)*100)-100;
pc4y=(mag4y(21)/mag4y(1)*100)-100;
pc4=[pc4y,pc4x];

pc5x=(mag5x(21)/mag5x(1)*100)-100;
pc5y=(mag5y(21)/mag5y(1)*100)-100;
pc5=[pc5y,pc5x];

pc6x=(mag6x(21)/mag6x(1)*100)-100;
pc6y=(mag6y(21)/mag6y(1)*100)-100;
pc6=[pc6y,pc6x];

pc13x=(mag13x(21)/mag13x(1)*100)-100;
pc13y=(mag13y(21)/mag13y(1)*100)-100;
pc13=[pc13y,pc13x];


pc14x=(mag14x(21)/mag14x(1)*100)-100;
pc14y=(mag14y(21)/mag14y(1)*100)-100;
pc14=[pc14y,pc14x];

PC=[pc15;pc1;pc2;pc3;pc4;pc5;pc6;pc13;pc14];
bar(PC)
xticklabels({'Intact','Model 1','Model 2', 'Model 3','Model 4','Model 5','Model 6','Model 13','model 14'})
ylabel('Percent Change')
legend('Height','Width','location','northwest')
title('Absolute Foraminal Percent Change Under 2 N-m of axial rotation (6P)')

%% figures
figure(2)

plot((t15-2)*(-2),-1*height15,'b')
hold on
plot((t15-2)*(-2),-1*width15,'-.b')
hold on

plot((t1-2)*(-2),-1*height1,'r')
hold on
plot((t1-2)*(-2),-1*width1,'-.r')
hold on

plot((t2-2)*(-2),-1*height2,'g')
hold on
plot((t2-2)*(-2),-1*width2,'-.g')
hold on

plot((t3-2)*(-2),-1*height3,'c')
hold on
plot((t3-2)*(-2),-1*width3,'-.c')
hold on

plot((t4-2)*(-2),-1*height4,'color',[.49 1 .63])
hold on
plot((t4-2)*(-2),-1*width4,'-.','color',[.49 1 .63])
hold on

plot((t5-2)*(-2),-1*height5,'color',[0.75, 0, 0.75])
hold on
plot((t5-2)*(-2),-1*width5,'-.','color',[0.75, 0, 0.75])
hold on

plot((t6-2)*(-2),-1*height6,'color',[0 0.5 1])
hold on
plot((t6-2)*(-2),-1*width6,'-.','color',[0 0.5 1])
hold on

plot((t13-2)*(-2),-1*height13,'color',[0.2 0 0])
hold on
plot((t13-2)*(-2),-1*width13,'-.','color',[0.2 0 0])
hold on

plot((t14-2)*(-2),-1*height14,'color',[1 .5 0])
hold on
plot((t14-2)*(-2),-1*width14,'-.','color',[1 .5 0])
hold on

xlabel('Moment (N-m)')
ylabel({'Narrowing/Widening (mm)';'(Positive is Widening, Negative is Narrowing)'})
title('C5-C6 Left Hand Foreman Narrowing/Widening Under 2 N-m of axial rotation (6P)')
legend('intact height','intact width','model 1 height', 'model 1 width','model 2 height','model 2 width','model 3 height', 'model 3 width','model 4 height','model 4 width','model 5 height','model 5 width','model 6 height','model 6 width','model 13 height','model 13 width','model 14 height','model 14 width','location','southwest')
